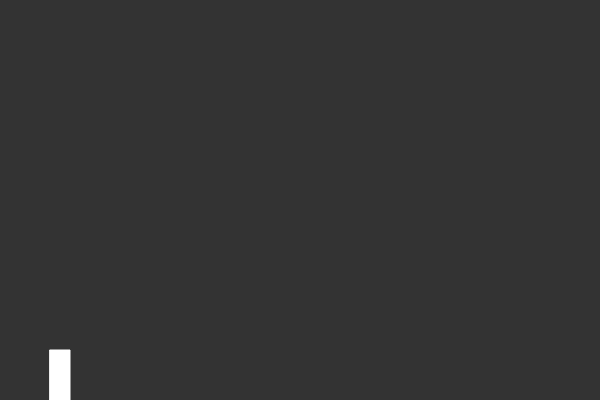
Frame 1 (no input)
Frame 60 (no input): identical to frame 1, image omitted
Frame 120 (the mouse pressed at the canvas centre since frame 60): identical to frame 1, image omitted

The p5.js sketch that drew this single still picture (run headless with seeded random() and noise() and a simulated clock; from frame 60 on, the mouse is pressed at the canvas centre):

// p5.js sketch
// ── sketch.js
var person;
var jumping = false;

function setup() {
  createCanvas(600, 400);
  person = new Person();
}
  
  function keyPressed() {
    if (keyPressed && key == 'ArrowUp' && jumping == false ){
    var jump = createVector(0, -10);
    person.applyForce(jump);
    jumping = true;   
  }
 if (keyPressed && key == 'ArrowLeft' && person.pos.y < height ){
    person.vel.x = -6;
 }
  
    if (keyPressed && key == 'ArrowRight' && person.pos.y < height){
    person.vel.x = 6;
  
    }
    
}

function keyReleased() {
	if (keyReleased && key == 'ArrowLeft' && person.pos.y < height ){
    person.vel.x = 0;
 }
  
    if (keyReleased && key == 'ArrowRight' && person.pos.y < height){
    person.vel.x = 0;
  
    }
}

function draw() {
	
  background(51);

  var gravity = createVector(0, 0.1);
  person.applyForce(gravity);
  
  person.update();
  person.edges();
  person.display();
	//person.movement();
  
  fill(255, 0, 100);
  
}

// ── person.js
function Person() {
  this.pos = createVector(50, height);
  this.vel = createVector(0*0.95, 0);
  this.acc = createVector(0, 0);
  this.applyForce = function(force) {
    this.acc.add(force);
  }

  this.update = function() {
    this.vel.add(this.acc);
    this.pos.add(this.vel);
    this.acc.set(0, 0);
  }
  
  this.display = function() {
    fill(255);
    stroke(255);
    rect(this.pos.x, this.pos.y - 50, 20, 50);
  }

  this.movement = function() {
   	if (keyIsDown && (key === 'ArrowLeft')) {
  		this.vel.x = -400;
   }
    if (keyIsDown && (key === 'ArrowRight')) {
    this.vel.x = 400;
}
	else {
    this.vel.x = 0;
  }}
  
  this.edges = function() {
    if (this.pos.y > height) {
      this.vel.y *= 0;
      this.pos.y = height;
      
         if(this.pos.y >= height){
     
      		jumping = false;
          this.vel.x = 0;
      
    	}
      
      if (this.pos.x > width + 20) {
       
        this.pos.x = width - 20;
        
      }
      
      if (this.pos.x < -20) {
       
        this.pos.x = -20;
        
      }
      
      constrain(this.pos.x, 0 - 10, width + 10);
      
    }
}
}
